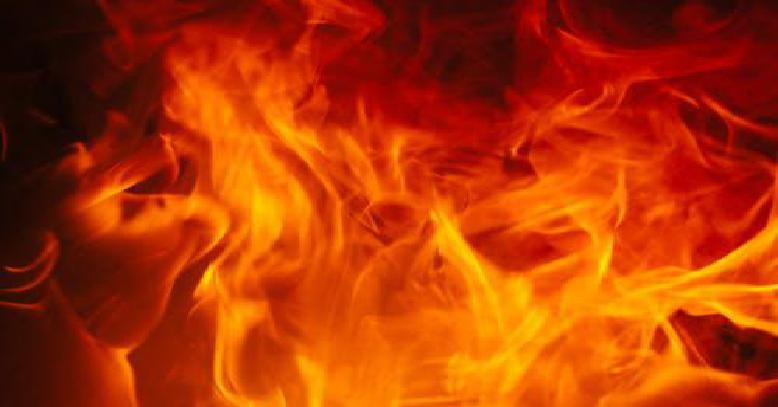
#> input picture fire.jpg, 778 x 407 px
$ python image_mixer.py
#> lines starting #> are read from the running program, lines starting #| are printed output that depends on the picture; after the words box and inside, x2 and y2 are one past the last pixel; in counts of white or black regions, pixels touching at a corner belong together
from PIL import Image
import numpy as np

fire = np.array(Image.open('fire.jpg'))
#> fire is the input picture: shape (407, 778, 3); mean R, G, B 175.4, 53.4, 3.9
land = np.array(Image.open('land.jpg'))
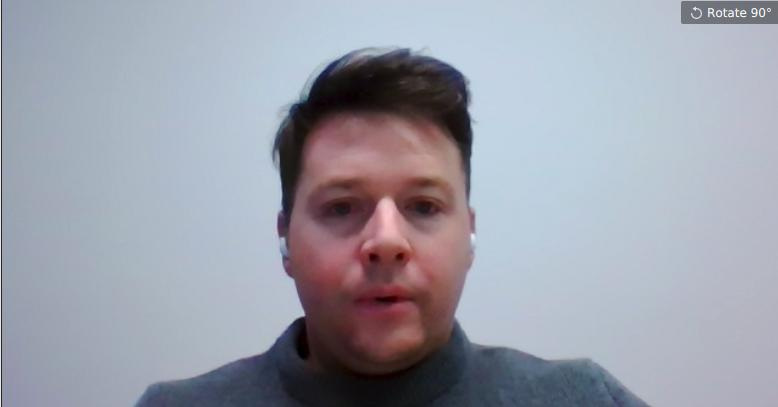
#> input picture land.jpg, 778 x 407 px
#> land is the input picture: shape (407, 778, 3); mean R, G, B 156.8, 159.7, 171.2

threshold = 3*255/2

mask = land.sum(axis=2)>threshold
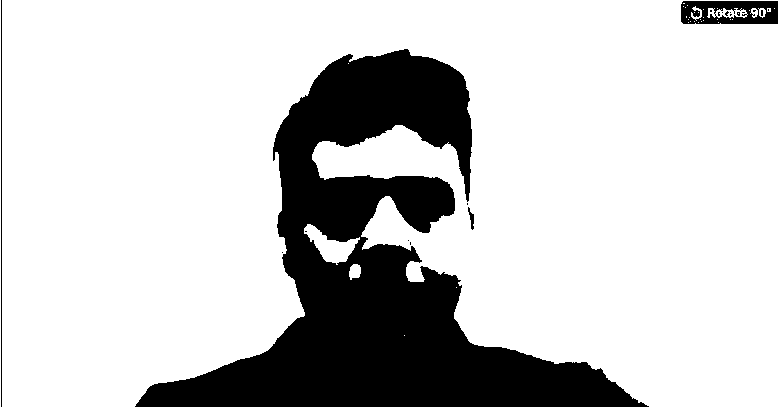
#> mask: shape (407, 778) bool; 79.2% white; 20 black regions (16 under 20 px), largest, box (x1, y1, x2, y2) and area: (135, 49, 649, 407) 63463, (681, 1, 778, 24) 1729, (1, 0, 2, 407) 407, (468, 207, 474, 230) 65

mask = np.stack([mask, mask, mask], axis = 2)

combined_image = (fire*(1-mask) + land*(mask)).astype(np.uint8)
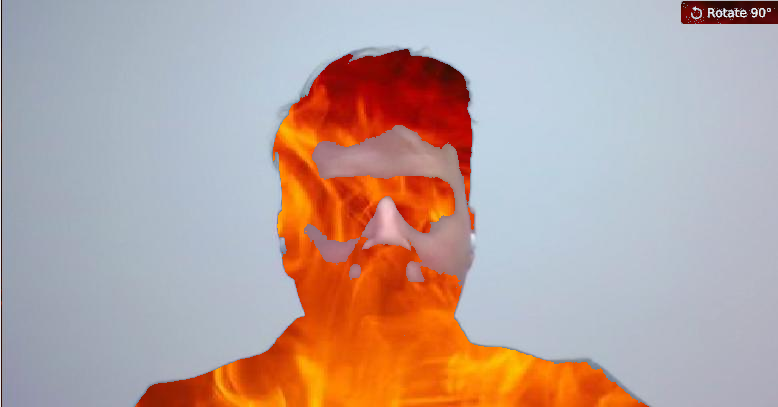
#> combined_image: shape (407, 778, 3); mean R, G, B 184.8, 162.8, 158.2

i = Image.fromarray(combined_image)
i.show()
